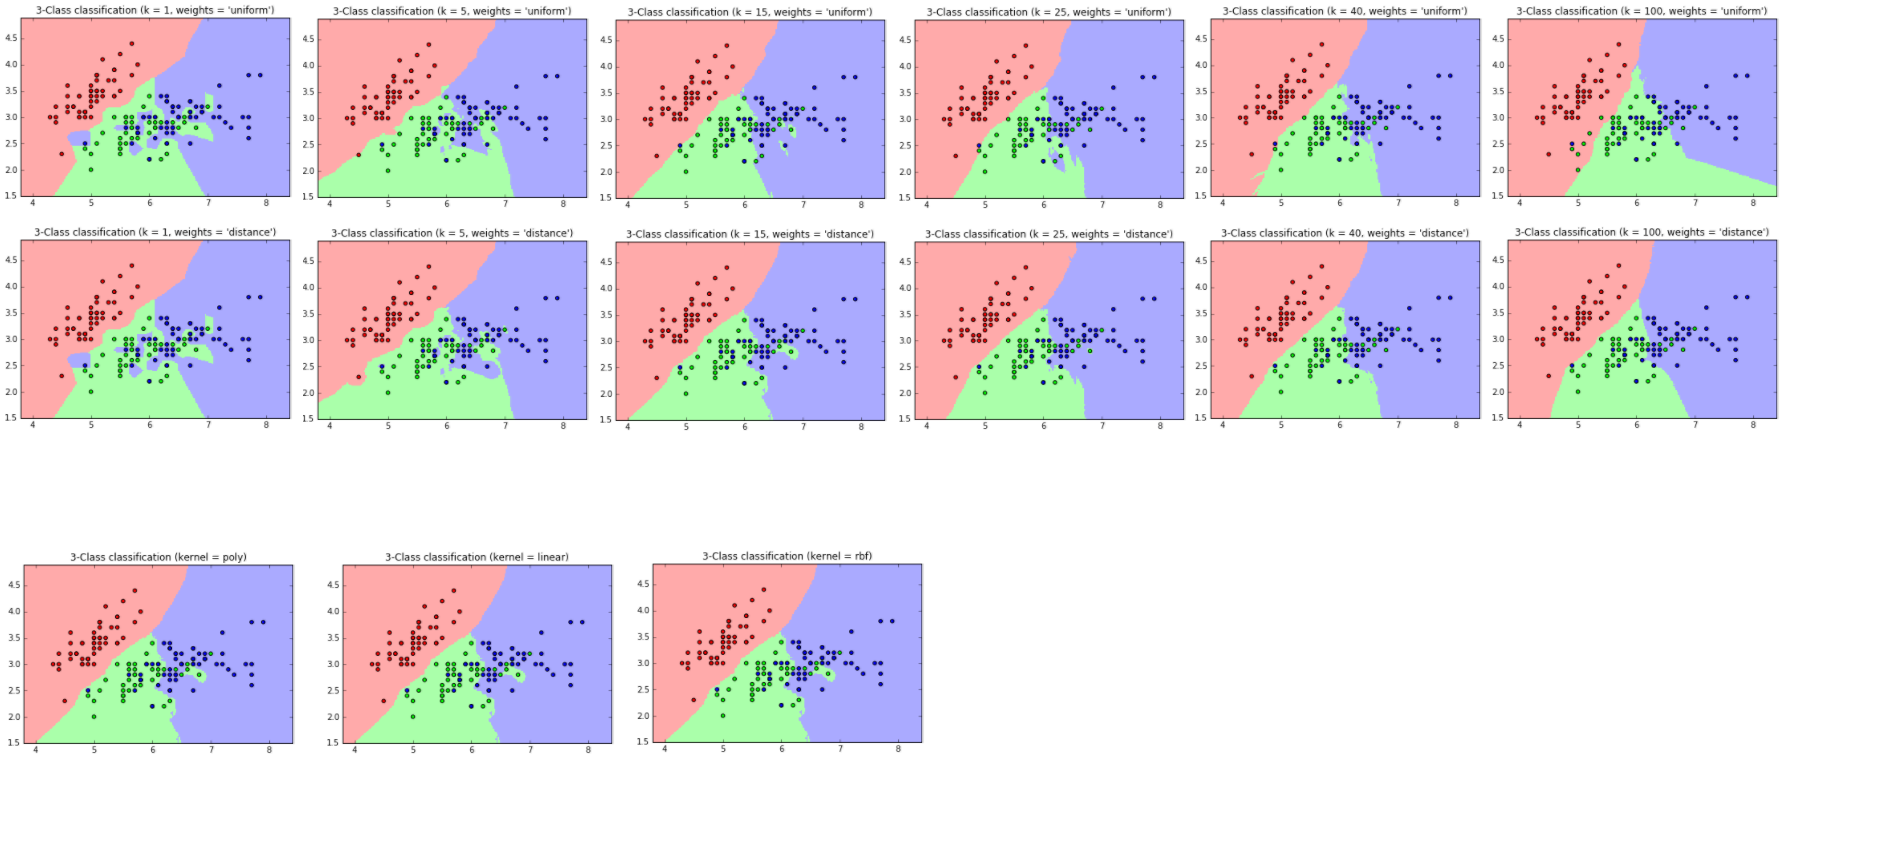

This figure's Python source:

""" Part 1 """
# Load data
import numpy as np
from sklearn import datasets
iris = datasets.load_iris()
iris_X = iris.data
iris_y = iris.target

print(iris.feature_names)
print(iris.target_names)
print(np.unique(iris_y))



# Visualize data
import matplotlib.pyplot as plt
from mpl_toolkits.mplot3d import Axes3D
X = iris.data[:, :2]  # we only take the first two features.
y = iris.target
x_min, x_max = X[:, 0].min() - .5, X[:, 0].max() + .5
y_min, y_max = X[:, 1].min() - .5, X[:, 1].max() + .5



# Plot the training points
plt.figure(2, figsize=(8, 6))
plt.clf()
plt.scatter(X[:, 0], X[:, 1], c=y, cmap=plt.cm.Set1, edgecolor='k')
plt.xlabel('Sepal length')
plt.ylabel('Sepal width')
plt.xlim(x_min, x_max)
plt.ylim(y_min, y_max)
plt.xticks(())
plt.yticks(())
plt.show()



# Plot the distribution in boxplot
plt.boxplot(iris.data)
plt.xlabel('Features')
plt.ylabel('Cm')
plt.show()


""" Part 2 """
# KNN Classification
# shuffle the data
np.random.seed(0)
indices = np.random.permutation(len(iris_X))
# Split iris data in train and test data
# A random permutation, to split the data randomly
iris_X_train = iris_X[indices[:-10]]
iris_y_train = iris_y[indices[:-10]]
iris_X_test  = iris_X[indices[-10:]]
iris_y_test  = iris_y[indices[-10:]]

# Create and fit a nearest-neighbor classifier
from sklearn.neighbors import KNeighborsClassifier
knn = KNeighborsClassifier()
knn.fit(iris_X_train, iris_y_train)

# Do prediction on the test data
knn.predict(iris_X_test)
print(iris_y_test)

# k value is being checked for 1,5,15,25,40,100
for k in [1,5,15,25,40,100]:
    # KNN Visualization.
    n_neighbors = k
    h = .02  # step size in the mesh

    # Create color maps
    from matplotlib.colors import ListedColormap
    cmap_light = ListedColormap(['#FFAAAA', '#AAFFAA', '#AAAAFF'])
    cmap_bold = ListedColormap(['#FF0000', '#00FF00', '#0000FF'])

    for weights in ['uniform', 'distance']:
        # we create an instance of Neighbours Classifier and fit the data.
        knn = KNeighborsClassifier(n_neighbors, weights=weights)
        knn.fit(X, y)

        # Plot the decision boundary. For that, we will assign a color to each
        # point in the mesh [x_min, x_max]x[y_min, y_max].
        xx, yy = np.meshgrid(np.arange(x_min, x_max, h),
                             np.arange(y_min, y_max, h))
        Z = knn.predict(np.c_[xx.ravel(), yy.ravel()])

        # Put the result into a color plot
        Z = Z.reshape(xx.shape)
        plt.figure()
        plt.pcolormesh(xx, yy, Z, cmap=cmap_light)

        # Plot also the training points
        plt.scatter(X[:, 0], X[:, 1], c=y, cmap=cmap_bold,
                    edgecolor='k', s=20)
        plt.xlim(xx.min(), xx.max())
        plt.ylim(yy.min(), yy.max())
        plt.title("3-Class classification (k = %i, weights = '%s')"
                  % (n_neighbors, weights))

    plt.show()

for kernel in ['poly', 'linear', 'rbf']:
    svc = svm.SVC(kernel = kernel, gamma = 2)
    svc.fit(X, y)

    # Plot the decision boundary. For that, we will assign a color to each
    # point in the mesh [x_min, x_max]x[y_min, y_max].
    xx, yy = np.meshgrid(np.arange(x_min, x_max, h),
                         np.arange(y_min, y_max, h))
    Z = svc.predict(np.c_[xx.ravel(), yy.ravel()])

    # Put the result into a color plot
    Z = Z.reshape(xx.shape)
    plt.figure()
    plt.pcolormesh(xx, yy, Z, cmap=cmap_light)

    # Plot also the training points
    plt.scatter(X[:, 0], X[:, 1], c=y, cmap=cmap_bold,
                edgecolor='k', s=20)
    plt.xlim(xx.min(), xx.max())
    plt.ylim(yy.min(), yy.max())
    plt.title("3-Class classification (kernel = %s)"
              % (kernel))

    plt.show()
